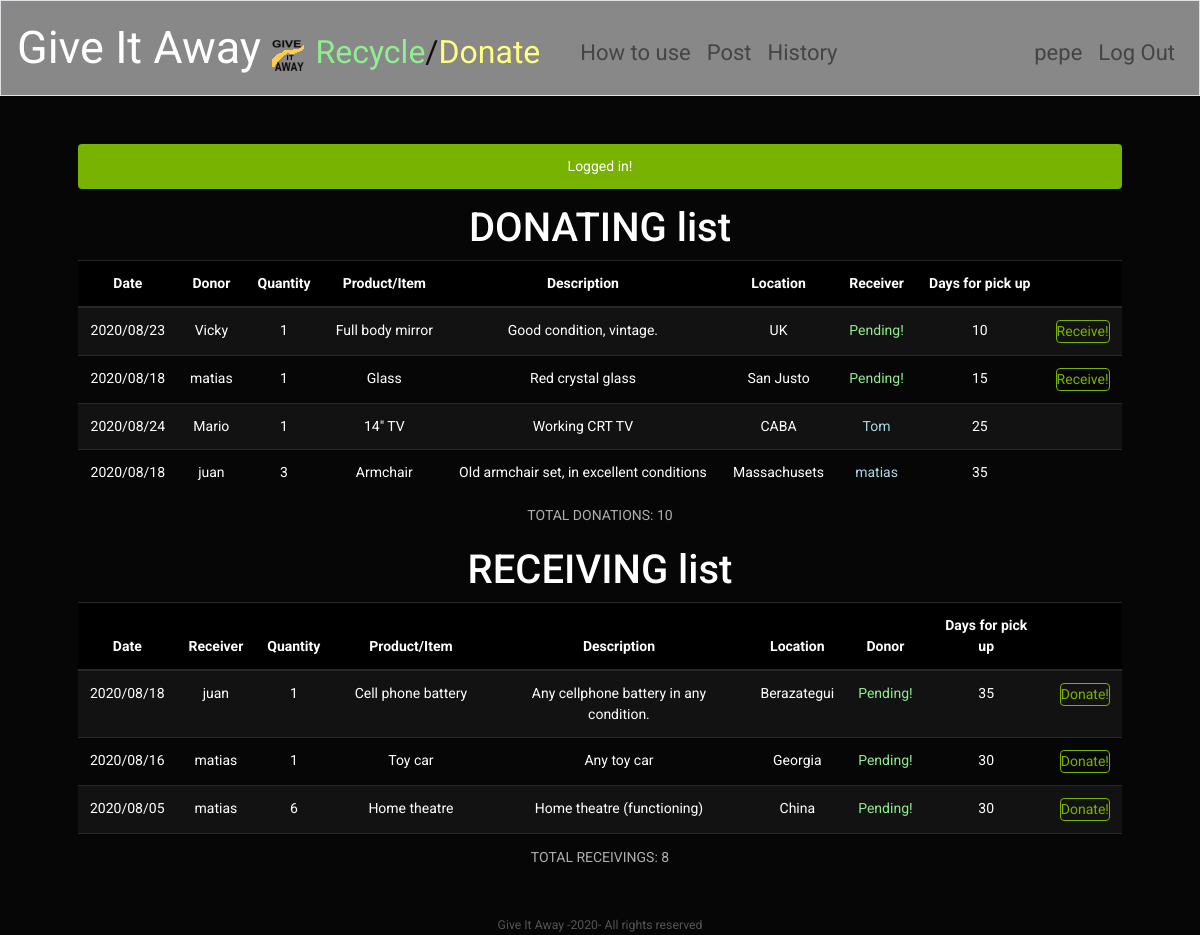
/ (signed in), run on the app's committed database.
### tables this page shows
CREATE TABLE 'users' ('id' INTEGER PRIMARY KEY AUTOINCREMENT NOT NULL, 'username' TEXT NOT NULL, 'hash' TEXT NOT NULL, 'email' text, 'phone' text);

CREATE TABLE 'donating' ('date' date, 'donatorID' integer, 'quantity' integer, 'product' text, 'description' text, 'location' text,'receiverID' integer, 'PUdays' integer, 'locatFull' numeric, 'opID'  integer PRIMARY KEY  );

CREATE TABLE 'receiving' ('date' date, 'receiverID' integer, 'quantity' integer, 'product' text, 'description' text, 'location' text,'donatorID' integer, 'PUdays' integer, 'locatFull' numeric, 'opID'  integer PRIMARY KEY  );

### application.py (the view, shortened to what this page needs)
@app.route("/", methods=["GET", "POST"])
@login_required
def index():
    alert = ""
    donating = db.execute("SELECT * FROM donating ORDER BY receiverID NOT NULL ASC, date DESC")
    memdel=[] # List to store the rows which will not be deleted and not shown because their date plus the PUdays is smaller than the actual time.
    lend = len(donating)
    for i in range(lend):
        username = db.execute("SELECT username FROM users WHERE id = :id", id = donating[i]['donatorID'])
        if username != None:
            donating[i].update({"donatorID" : username[0]['username']})
        if donating[i]['receiverID'] != None:
            username = db.execute("SELECT username FROM users WHERE id = :id", id = donating[i]['receiverID'])
            if username != None:
                donating[i].update({"receiverID" : username[0]['username']})
        if donating[i]['date'] != None:
            PUdays = donating[i]['PUdays']
            date_str = donating[i]['date']
            target_timestamp = strptime(date_str, '%Y/%m/%d')
            time_epoch = int(mktime(target_timestamp))
            act_time_epoch = int(time.time())
            if act_time_epoch > (time_epoch + (PUdays * 86400)):
                memdel.append(i)
    memdel.reverse() # reverse the list for deleting the last first
    for i in memdel:
        del donating[i]
    receiving = db.execute("SELECT * FROM receiving ORDER BY donatorID NOT NULL ASC, date DESC")
    memdel.clear() # Empty the list
    lenr = len(receiving)
    for i in range(lenr):
        username = db.execute("SELECT username FROM users WHERE id = :id", id = receiving[i]['receiverID'])
        if username != None:
            receiving[i].update({"receiverID" : username[0]['username']})
        if receiving[i]['donatorID'] != None:
            username = db.execute("SELECT username FROM users WHERE id = :id", id = receiving[i]['donatorID'])
            if username != None:
                receiving[i].update({"donatorID" : username[0]['username']})
        if receiving[i]['date'] != None:
            PUdays = receiving[i]['PUdays']
            date_str = receiving[i]['date']
            target_timestamp = strptime(date_str, '%Y/%m/%d')
            time_epoch = int(mktime(target_timestamp))
            act_time_epoch = int(time.time())
            if act_time_epoch > (time_epoch + (PUdays * 86400)):
                memdel.append(i)
    memdel.reverse() # reverse the list for deleting the last first
    for i in memdel:
        del receiving[i]
    total_donations = lend
    total_receivings = lenr
    if (session.get('alert', None))['status'] == 1:
        alert = (session.get('alert', None))['alert']
        session['alert'] = {"alert" : "", "status" : 0}
    else:
        alert = ""
    return render_template("index.html", _external=True, _scheme='https', donating=donating, receiving=receiving, total_donations=total_donations, total_receivings=total_receivings,alert = alert)

### application.py (called while the page is built)
@app.after_request
def after_request(response):
    response.headers["Cache-Control"] = "no-cache, no-store, must-revalidate"
    response.headers["Expires"] = 0
    response.headers["Pragma"] = "no-cache"
    return response

### helpers.py (called while the page is built)
def login_required(f):
    @wraps(f)
    def decorated_function(*args, **kwargs):
        if session.get("user_id") is None:
            return redirect("/login")
        return f(*args, **kwargs)
    return decorated_function

### templates/index.html (shortened to what this page needs)
{% extends "layout.html" %}
{% block main %}
    <div style="min-height:60px;">
    <div class="alert alert-success" role="alert" id="alert" style="visibility:hidden;">
    {{ alert }}
    </div>
    </div>
<form action="/" method="post">
    <h3>DONATING list</h3>
    <div id="tables">
    <table class="table table-striped">
    <thead>
        <tr>
          <th scope="col">Date</th>
          <th scope="col">Donor</th>
          <th scope="col">Quantity</th>
          <th scope="col">Product/Item</th>
          <th scope="col">Description</th>
          <th scope="col">Location</th>
          <th scope="col">Receiver</th>
          <th scope="col">Days for pick up</th>
          <th scope="col"></th>
        </tr>
    </thead>
    <tbody>
        {% for row in donating %}
        <tr>
            <td>{{ row.date }}</td>
            <td>{{ row.donatorID }}</td>
            <td>{{ row.quantity }}</td>
            <td>{{ row.product }}</td>
            <td>{{ row.description }}</td>
            <td>{{ row.location }}</td>
            {% if row.receiverID %}<td class="blue">{{ row.receiverID }}</td>{% else %}<td class="green">Pending!</td>{% endif %}
            <td>{{ row.PUdays }}</td>
            {% if row.receiverID %}<td></td>
            {% else %}<td><button type="submit" name="receive" value="{{ row.opID }}" class="btn btn-outline-success" style="max-height:25px;padding:0px;">Receive!</button></td>
            {% endif %}
        </tr>
        {% endfor %}
    </tbody>
    </table>
    </div>
        <th scope="row">TOTAL DONATIONS:</th>
        <th scope="row">{{ total_donations }}</th>
    <h3>RECEIVING list</h3>
    <div id="tables">
    <table class="table table-striped">
    <thead>
        <tr>
          <th scope="col">Date</th>
          <th scope="col">Receiver</th>
          <th scope="col">Quantity</th>
          <th scope="col">Product/Item</th>
          <th scope="col">Description</th>
          <th scope="col">Location</th>
          <th scope="col">Donor</th>
          <th scope="col">Days for pick up</th>
          <th scope="col"></th>
        </tr>
    </thead>
    <tbody>
        {% for row in receiving %}
        <tr>
            <td>{{ row.date }}</td>
            <td>{{ row.receiverID }}</td>
            <td>{{ row.quantity }}</td>
            <td>{{ row.product }}</td>
            <td>{{ row.description }}</td>
            <td>{{ row.location }}</td>
            {% if row.donatorID %}<td class="blue">{{ row.donatorID }}</td>{% else %}<td class="green">Pending!</td>{% endif %}
            <td>{{ row.PUdays }}</td>
            {% if row.donatorID %}<td></td>
            {% else %}<td><button type="submit" name="donate" value="{{ row.opID }}" class="btn btn-outline-success" style="max-height:25px;padding:0px;">Donate!</button></td>
            {% endif %}
        </tr>
        {% endfor %}
    </tbody>
    </table>
    </div>
        <th scope="row">TOTAL RECEIVINGS:</th>
        <th scope="row">{{ total_receivings }}</th>
</form>
{% endblock %}

### templates/layout.html (shortened to what this page needs)
<!DOCTYPE html>
<html lang="en">
    <head>
        <link rel="stylesheet" href="https://stackpath.bootstrapcdn.com/bootswatch/4.5.0/cyborg/bootstrap.min.css">
        <link href="/static/styles.css" rel="stylesheet">
    </head>
    <body>
        <nav class="navbar navbar-expand-md navbar-light bg-light border">
            <a class="navbar-brand" href="/"><span class="white big">Give It Away</span><span class="big">     </span><img src="/static/GIAicon.ico"></img><span class="big">     </span><span class="green">Recycle</span><span>/</span><span class="yellow">Donate</span></a>
            <div class="collapse navbar-collapse" id="navbar">
                {% if session.user_id %}
                    <ul class="navbar-nav mr-auto mt-2">
                        <li class="nav-item"><a class="nav-link" ></a></li>
                        <li class="nav-item"><a class="nav-link" href="/how">How to use</a></li>
                        <li class="nav-item"><a class="nav-link" href="/post">Post</a></li>
                        <li class="nav-item"><a class="nav-link" href="/history">History</a></li>
                    </ul>
                    <ul class="navbar-nav ml-auto mt-2">
                        <li class="nav-item"><a class="nav-link" href="/config">{{ session.user }}</a></li>
                        <li class="nav-item"><a class="nav-link" href="/logout">Log Out</a></li>
                    </ul>
                {% endif %}
            </div>
        </nav>
        <main class="container p-5">
            {% block main %}{% endblock %}
        </main>
        <footer class="small text-center text-muted">
            Give It Away -2020- All rights reserved
        </footer>
    </body>
</html>

### static/styles.css (style rules this page uses)
nav .navbar-brand { font-size: xx-large; }
nav .navbar-brand .white { color: #ffffff; }
nav .navbar-brand .yellow { color: #ffff80; }
nav .navbar-brand .green { color: #90ee90; }
nav .navbar-brand .big { font-size: 45px; }
main { overflow-x: auto; text-align: center; }
#navbar { font-size: 22px; }
.blue { color: lightblue; }
.green { color: lightgreen; }
#tables { overflow-x: auto; overflow-y: auto; max-height: 235px; }
#tables th { position:sticky; top:-5px; background-color:black; }

### data on the page
users: user "pepe"
donating: date "2020/08/23", donatorID "Vicky", quantity "1", product "Full body mirror", description "Good condition, vintage.", location "UK", shows "Pending!", PUdays "10", {{ row.opID }} 9 (drawn)
donating: date "2020/08/18", donatorID "matias", quantity "1", product "Glass", description "Red crystal glass", location "San Justo", shows "Pending!", PUdays "15", {{ row.opID }} 7 (drawn)
donating: date "2020/08/24", donatorID "Mario", quantity "1", product "14\" TV", description "Working CRT TV", location "CABA", receiverID "Tom", PUdays "25"
donating: date "2020/08/18", donatorID "juan", quantity "3", product "Armchair", description "Old armchair set, in excellent conditions", location "Massachusets", receiverID "matias", PUdays "35"
receiving: date "2020/08/18", receiverID "juan", quantity "1", product "Cell phone battery", description "Any cellphone battery in any condition.", location "Berazategui", shows "Pending!", PUdays "35", {{ row.opID }} 7 (drawn)
receiving: date "2020/08/16", receiverID "matias", quantity "1", product "Toy car", description "Any toy car", location "Georgia", shows "Pending!", PUdays "30", {{ row.opID }} 6 (drawn)
receiving: date "2020/08/05", receiverID "matias", quantity "6", product "Home theatre", description "Home theatre (functioning)", location "China", shows "Pending!", PUdays "30", {{ row.opID }} 4 (drawn)

### other printed values
{{ alert }} "Logged in!"
{{ total_donations }} "10"
{{ total_receivings }} "8"
